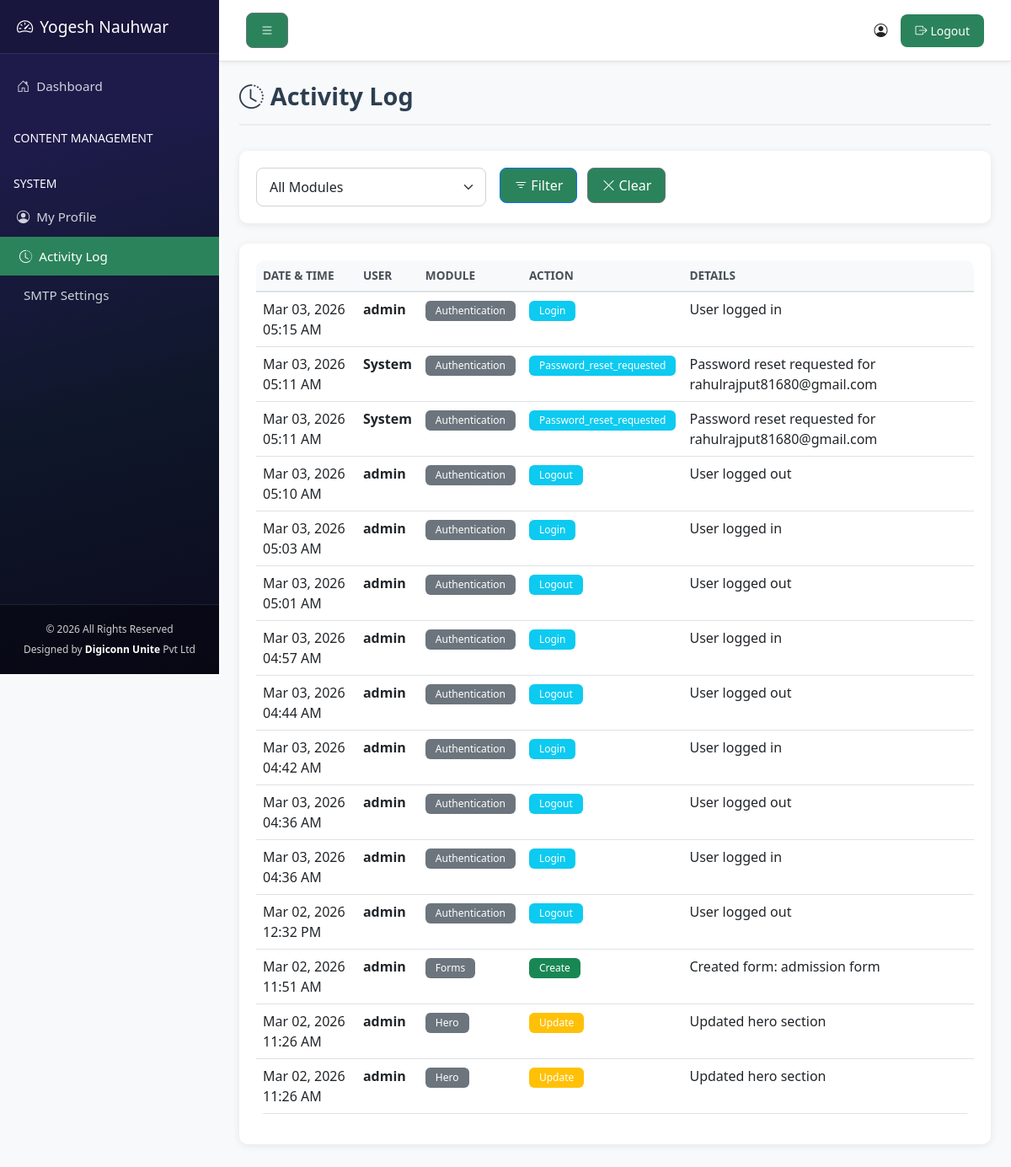
The app's page /admin/activity-log.php (signed in) with its own data.
### tables this page shows
CREATE TABLE `activity_log` (
  `id` int(11) NOT NULL AUTO_INCREMENT,
  `admin_id` int(11) DEFAULT NULL,
  `action` varchar(50) NOT NULL,
  `module` varchar(50) NOT NULL,
  `item_id` int(11) DEFAULT NULL,
  `details` text,
  `created_at` timestamp NOT NULL DEFAULT CURRENT_TIMESTAMP,
  PRIMARY KEY (`id`),
  KEY `idx_admin_id` (`admin_id`),
  KEY `idx_module` (`module`),
  KEY `idx_created_at` (`created_at`),
  CONSTRAINT `activity_log_ibfk_1` FOREIGN KEY (`admin_id`) REFERENCES `admin_users` (`id`) ON DELETE SET NULL
);

### admin/core/security.php (called while the page is built, shortened)
<?php
function escape($data)
{
  return htmlspecialchars($data, ENT_QUOTES, 'UTF-8');
}

### admin/core/functions.php (called while the page is built, shortened)
<?php
function format_datetime($datetime, $format = 'M d, Y h:i A')
{
  return date($format, strtotime($datetime));
}

### admin/activity-log.php (the view, shortened to what this page needs)
<?php
$limit = 15;
$where = '1=1';
$params = [];
try {
  $stmt = $pdo->prepare("
        SELECT al.*, au.username
        FROM activity_log al
        LEFT JOIN admin_users au ON al.admin_id = au.id
        WHERE $where
        ORDER BY al.created_at DESC
        LIMIT $limit
    ");
  $stmt->execute($params);
  $activities = $stmt->fetchAll();
} catch (PDOException $e) {
  set_flash('error', 'Failed to fetch activity log.');
  $activities = [];
}
include __DIR__ . '/includes/header.php';
?>
<div class="page-header">
  <h1><i class="bi bi-clock-history me-2"></i>Activity Log</h1>
</div>
<div class="card mb-4">
  <div class="card-body">
    <form method="GET" action="" class="row g-3">
      <div class="col-md-4">
        <select name="module" class="form-select">
          <option value="">All Modules</option>
        </select>
      </div>
      <div class="col-md-8">
        <button type="submit" class="btn btn-primary me-2">
          <i class="bi bi-filter me-1"></i>Filter
        </button>
        <a href="<?php echo ADMIN_URL; ?>/activity-log.php" class="btn btn-secondary">
          <i class="bi bi-x-lg me-1"></i>Clear
        </a>
      </div>
    </form>
  </div>
</div>
<div class="card">
  <div class="card-body">
    <?php if (empty($activities)): ?>
      <div class="text-center py-5">
        <i class="bi bi-inbox empty-state-icon"></i>
        <p class="text-muted mt-3">No activities logged yet.</p>
      </div>
    <?php else: ?>
      <div class="table-responsive">
        <table class="table table-hover">
          <thead>
            <tr>
              <th>Date & Time</th>
              <th>User</th>
              <th>Module</th>
              <th>Action</th>
              <th>Details</th>
            </tr>
          </thead>
          <tbody>
            <?php foreach ($activities as $activity): ?>
              <tr>
                <td><?php echo format_datetime($activity['created_at']); ?></td>
                <td>
                  <strong><?php echo escape($activity['username'] ?? 'System'); ?></strong>
                </td>
                <td>
                  <span class="badge bg-secondary">
                    <?php echo ucfirst(escape($activity['module'])); ?>
                  </span>
                </td>
                <td>
                  <?php
                  $action_class = 'info';
                  if ($activity['action'] === 'delete')
                    $action_class = 'danger';
                  elseif ($activity['action'] === 'create')
                    $action_class = 'success';
                  elseif ($activity['action'] === 'update')
                    $action_class = 'warning';
                  ?>
                  <span class="badge bg-<?php echo $action_class; ?>">
                    <?php echo ucfirst(escape($activity['action'])); ?>
                  </span>
                </td>
                <td>
                  <?php if ($activity['details']): ?>
                    <?php echo escape($activity['details']); ?>
                  <?php else: ?>
                    <span class="text-muted">-</span>
                  <?php endif; ?>
                </td>
              </tr>
            <?php endforeach; ?>
          </tbody>
        </table>
      </div>
    <?php endif; ?>
  </div>
</div>
<?php include __DIR__ . '/includes/footer.php'; ?>

### admin/includes/header.php (shortened to what this page needs)
<!DOCTYPE html>
<html lang="en">
<head>
  <link href="https://cdn.jsdelivr.net/npm/bootstrap@5.3.0/dist/css/bootstrap.min.css" rel="stylesheet">
  <link href="https://cdn.jsdelivr.net/npm/bootstrap-icons@1.10.0/font/bootstrap-icons.css" rel="stylesheet">
  <link href="<?php echo ADMIN_URL; ?>/assets/css/admin.css" rel="stylesheet">
</head>
<body>
  <div class="wrapper">
    <nav id="sidebar" class="sidebar">
      <div class="sidebar-header">
        <h3><i class="bi bi-speedometer2 me-2"></i><?php echo escape(PROJECT_NAME); ?></h3>
      </div>
      <ul class="list-unstyled components">
        <li class="<?php echo basename($_SERVER['PHP_SELF']) == 'dashboard.php' ? 'active' : ''; ?>">
          <a href="<?php echo ADMIN_URL; ?>/dashboard.php">
            <i class="bi bi-house-door me-2"></i>Dashboard
          </a>
        </li>
        <li class="menu-section">
          <small class="text-muted ms-3 sidebar-info">CONTENT MANAGEMENT</small>
        </li>
        <li class="menu-section">
          <small class="text-muted ms-3 sidebar-info">SYSTEM</small>
        </li>
        <li class="<?php echo basename($_SERVER['PHP_SELF']) == 'profile.php' ? 'active' : ''; ?>">
          <a href="<?php echo ADMIN_URL; ?>/profile.php">
            <i class="bi bi-person-circle me-2"></i>My Profile
          </a>
        </li>
        <li class="<?php echo basename($_SERVER['PHP_SELF']) == 'activity-log.php' ? 'active' : ''; ?>">
          <a href="<?php echo ADMIN_URL; ?>/activity-log.php">
            <i class="bi bi-clock-history me-2"></i>Activity Log
          </a>
        </li>
        <li class="<?php echo basename($_SERVER['PHP_SELF']) == 'smtp-settings.php' ? 'active' : ''; ?>">
          <a href="<?php echo ADMIN_URL; ?>/smtp-settings.php">
            <i class="bi bi-envelope-gear me-2"></i>SMTP Settings
          </a>
        </li>
      </ul>
      <div class="sidebar-footer">
        <div class="sidebar-footer-content">
          <p class="mb-0"><small>&copy; <?php echo date('Y'); ?> All Rights Reserved</small></p>
          <p class="mb-1"><small>Designed by <a href="https://digiconnunite.com/" target="_blank">Digiconn Unite</a> Pvt
              Ltd</small></p>
        </div>
      </div>
    </nav>
    <div id="content">
      <nav class="navbar navbar-expand-lg navbar-light bg-white border-bottom">
        <div class="container-fluid">
          <button type="button" id="sidebarCollapse" class="btn btn-outline-secondary">
            <i class="bi bi-list"></i>
          </button>
          <div class="ms-auto d-flex align-items-center">
            <a href="<?php echo ADMIN_URL; ?>/profile.php"
              class="text-decoration-none text-dark me-3 d-flex align-items-center gap-2">
              <i class="bi bi-person-circle"></i>
            </a>
            <a href="<?php echo ADMIN_URL; ?>/logout.php" class="btn  btn-sm"
              onclick="return confirm('Are you sure you want to logout?');">
              <i class="bi bi-box-arrow-right me-1"></i>Logout
            </a>
          </div>
        </div>
      </nav>
      <div class="container-fluid p-4">

### admin/includes/footer.php (shortened to what this page needs)
</div>
</body>
</html>

### admin/assets/css/admin.css (style rules this page uses)
:root { --sidebar-width: 260px; --primary-gradient: linear-gradient(135deg, #667eea 0%, #764ba2 100%); --sidebar-bg: #0F172A; --sidebar-hover: #34495e; --sidebar-active: #2b835b; }
body { font-family: 'Segoe UI', Tahoma, Geneva, Verdana, sans-serif; background-color: #f8f9fa; }
.wrapper { display: flex; width: 100%; align-items: stretch; }
.sidebar { min-width: var(--sidebar-width); max-width: var(--sidebar-width); background: linear-gradient(165deg, #1e1b4b 20%, #0f172a 60%, #0c0a1d 100% 100% ); color: #fff; transition: all 0.3s; height: 100vh; position: fixed; top: 0; left: 0; z-index: 999; overflow: hidden; display: flex; flex-direction: column; }
.sidebar-header { padding: 20px; background: rgba(0,0,0,0.2); border-bottom: 1px solid rgba(255,255,255,0.1); }
.sidebar-header h3 { color: #fff; font-size: 1.2rem; margin: 0; }
.sidebar ul.components { padding: 15px 0 15px; flex: 1; overflow-y: auto; min-height: 0; }
.sidebar ul li { padding: 0; }
.sidebar ul li a { padding: 12px 20px; font-size: 0.95rem; display: block; color: rgba(255,255,255,0.8); text-decoration: none; transition: all 0.3s; }
.sidebar ul li a:hover, .sidebar ul li.active > a { color: #fff; background: var(--sidebar-hover); border-left: 3px solid var(--sidebar-active); }
.sidebar ul li.active > a { background: var(--sidebar-active); }
.sidebar .menu-section { padding: 15px 0 5px 0; margin-top: 10px; }
.sidebar-info { color: white !important; }
.sidebar-footer { flex-shrink: 0; background: rgba(0, 0, 0, 0.3); border-top: 1px solid rgba(255, 255, 255, 0.1); padding: 15px 20px; }
.sidebar-footer-content { color: rgba(255, 255, 255, 0.8); text-align: center; }
.sidebar-footer-content p { line-height: 1.5; }
.sidebar-footer-content p a { text-decoration: none; color: white; font-weight: 600; }
.sidebar-footer-content small { font-size: 0.75rem; }
#content { width: 100%; min-height: 100vh; transition: all 0.3s; margin-left: var(--sidebar-width); display: flex; flex-direction: column; }
.navbar { padding: 15px 20px; box-shadow: 0 2px 5px rgba(0,0,0,0.05); }
.card { border: none; box-shadow: 0 2px 10px rgba(0,0,0,0.08); margin-bottom: 20px; border-radius: 10px; }
.card-body { padding: 20px; }
.table { background: white; border-radius: 10px; overflow: hidden; }
.table thead th { background: #f8f9fa; border-bottom: 2px solid #dee2e6; font-weight: 600; text-transform: uppercase; font-size: 0.85rem; color: #495057; }
.btn { border-radius: 8px; padding: 8px 16px; font-weight: 500; transition: all 0.3s; background: var(--sidebar-active); color: white; }
.form-control, .form-select { border-radius: 8px; border: 1px solid #ced4da; padding: 10px 15px; }
.badge { padding: 6px 12px; border-radius: 6px; font-weight: 500; }
.page-header { margin-bottom: 30px; padding-bottom: 15px; border-bottom: 2px solid #e9ecef; }
.page-header h1 { font-size: 1.8rem; font-weight: 700; color: #2c3e50; margin: 0; }
.table .badge { vertical-align: middle; }

### records on screen
activity_log: created_at "Mar 03, 2026 05:15 AM", admin.username "admin", module "Authentication", action "Login", details "User logged in"
activity_log: created_at "Mar 03, 2026 05:11 AM", username "System", module "Authentication", action "Password_reset_requested", details "Password reset requested for rahulrajput81680@gmail.com"
activity_log: created_at "Mar 03, 2026 05:11 AM", username "System", module "Authentication", action "Password_reset_requested", details "Password reset requested for rahulrajput81680@gmail.com"
activity_log: created_at "Mar 03, 2026 05:10 AM", admin.username "admin", module "Authentication", action "Logout", details "User logged out"
activity_log: created_at "Mar 03, 2026 05:03 AM", admin.username "admin", module "Authentication", action "Login", details "User logged in"
activity_log: created_at "Mar 03, 2026 05:01 AM", admin.username "admin", module "Authentication", action "Logout", details "User logged out"
activity_log: created_at "Mar 03, 2026 04:57 AM", admin.username "admin", module "Authentication", action "Login", details "User logged in"
activity_log: created_at "Mar 03, 2026 04:44 AM", admin.username "admin", module "Authentication", action "Logout", details "User logged out"
activity_log: created_at "Mar 03, 2026 04:42 AM", admin.username "admin", module "Authentication", action "Login", details "User logged in"
activity_log: created_at "Mar 03, 2026 04:36 AM", admin.username "admin", module "Authentication", action "Logout", details "User logged out"
activity_log: created_at "Mar 03, 2026 04:36 AM", admin.username "admin", module "Authentication", action "Login", details "User logged in"
activity_log: created_at "Mar 02, 2026 12:32 PM", admin.username "admin", module "Authentication", action "Logout", details "User logged out"
activity_log: created_at "Mar 02, 2026 11:51 AM", admin.username "admin", module "Forms", action "Create", details "Created form: admission form"
activity_log: created_at "Mar 02, 2026 11:26 AM", admin.username "admin", module "Hero", action "Update", details "Updated hero section"
activity_log: created_at "Mar 02, 2026 11:26 AM", admin.username "admin", module "Hero", action "Update", details "Updated hero section"

### other values on screen
PROJECT_NAME "Yogesh Nauhwar"
